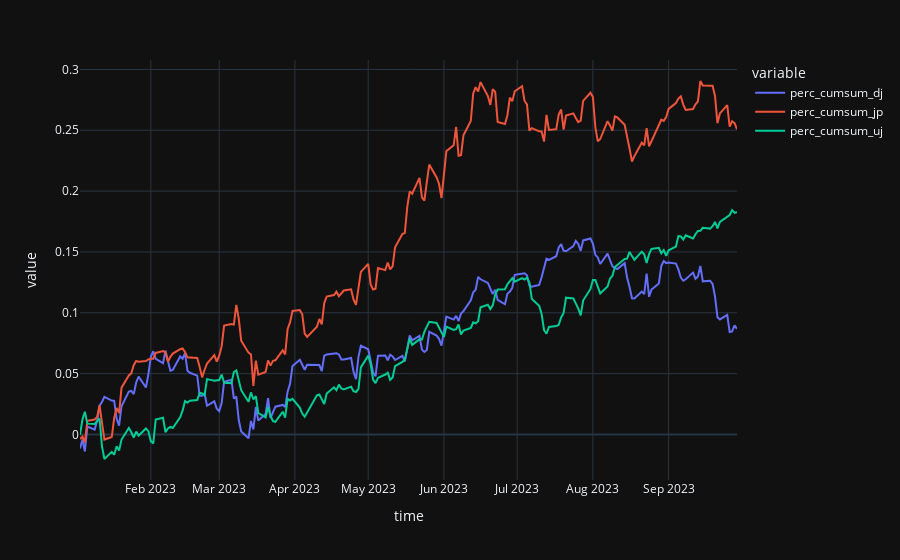

Notebook code cell kept with this figure:
### Code cell
px.line(c_df2, x='time', y=['perc_cumsum_dj', 'perc_cumsum_jp', 'perc_cumsum_uj'])

### Figure 1 — Plotly figure (JSON) as saved in the notebook; plotly's stock layout.template omitted (floating-point values rounded to 4 significant figures; data arrays with more than 128 entries replaced by an {"elided": "..."} marker saying what was removed)
{"data": [{"hovertemplate": "variable=perc_cumsum_dj<br>time=%{x}<br>value=%{y}<extra></extra>", "legendgroup": "perc_cumsum_dj", "line": {"color": "#636efa", "dash": "solid"}, "marker": {"symbol": "circle"}, "mode": "lines", "name": "perc_cumsum_dj", "orientation": "v", "showlegend": true, "x": {"elided": "193 str values"}, "xaxis": "x", "y": {"elided": "193 float values"}, "yaxis": "y", "type": "scatter"}, {"hovertemplate": "variable=perc_cumsum_jp<br>time=%{x}<br>value=%{y}<extra></extra>", "legendgroup": "perc_cumsum_jp", "line": {"color": "#EF553B", "dash": "solid"}, "marker": {"symbol": "circle"}, "mode": "lines", "name": "perc_cumsum_jp", "orientation": "v", "showlegend": true, "x": {"elided": "193 str values"}, "xaxis": "x", "y": {"elided": "193 float values"}, "yaxis": "y", "type": "scatter"}, {"hovertemplate": "variable=perc_cumsum_uj<br>time=%{x}<br>value=%{y}<extra></extra>", "legendgroup": "perc_cumsum_uj", "line": {"color": "#00cc96", "dash": "solid"}, "marker": {"symbol": "circle"}, "mode": "lines", "name": "perc_cumsum_uj", "orientation": "v", "showlegend": true, "x": {"elided": "193 str values"}, "xaxis": "x", "y": {"elided": "193 float values"}, "yaxis": "y", "type": "scatter"}], "layout": {"xaxis": {"anchor": "y", "domain": [0.0, 1.0], "title": {"text": "time"}}, "yaxis": {"anchor": "x", "domain": [0.0, 1.0], "title": {"text": "value"}}, "legend": {"title": {"text": "variable"}, "tracegroupgap": 0}, "margin": {"t": 60}}}
